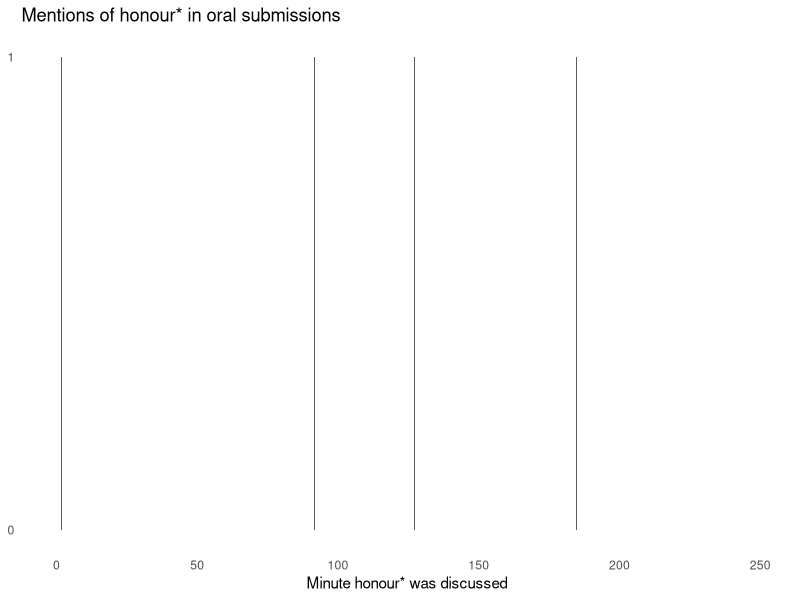

Here is the R script that generated this plot:
## ---- chunk 1
#| warning: false
library(officer) # automatically accessing word doc contents
library(stringr) # easy text handling
library(dplyr) # structuring general data handling
library(tidyr) # rearranging document structure
library(ggplot2) # an example graph
## ---- chunk 2
if(!file.exists("day1.csv")){
  day1_file <- read_docx("Justice Committee - Time Coded.docx")
  day1_content <- docx_summary(day1_file)
  write.csv(day1_content, file="day1.csv", row.names = FALSE)
}

day1 <- read.csv("day1.csv")
## ---- chunk 3
day1v2 <- day1 |> 
  mutate(isTime = str_detect(text, pattern = "[1234567890:]+-[1234567890:]+")) 
day1v2$isContent <- FALSE
day1v2$isContent[which(day1v2$isTime)+1] <- TRUE
day1v2 <- day1v2[day1v2$isTime | day1v2$isContent,]
day1v3 <- day1v2 |> 
  mutate(said = lead(text)) |> 
  filter(isTime) |> 
  separate(text, into=c("stamp1","stamp2"),sep = "-") |> 
  separate(stamp1, into=c("hour1","minute1", "second1"), sep=":",fill = "left",
           convert=TRUE) |> 
  separate(stamp2, into=c("hour2","minute2", "second2"), sep=":",fill = "left",
           convert=TRUE) |>
  mutate(hour1 = ifelse(is.na(hour1), 0, hour1),
         hour2 = ifelse(is.na(hour2), 0, hour2),
         minute_start = hour1*60 + minute1 + second1/60,
         minute_end = hour2*60 + minute2 + second2/60) |> 
  select(original_paragraph = doc_index, minute_start, minute_end,said)
## ---- chunk 4
honour_etc <- day1v3 |> 
  mutate(stemcount = str_count(tolower(said), "honour"))
ggplot(honour_etc, aes(ymax=stemcount, xmin=minute_start, xmax=minute_end)) +
  geom_rect(ymin=0) + theme_minimal() +
  labs(title="Mentions of honour* in oral submissions",
       x="Minute honour* was discussed") +
  theme(panel.grid = element_blank()) +
  scale_y_continuous(breaks=c(0,1))
  
